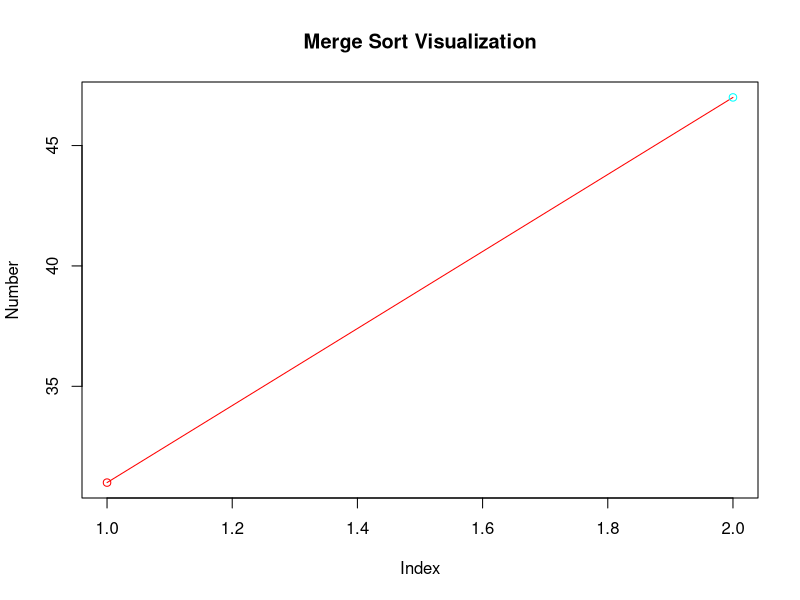
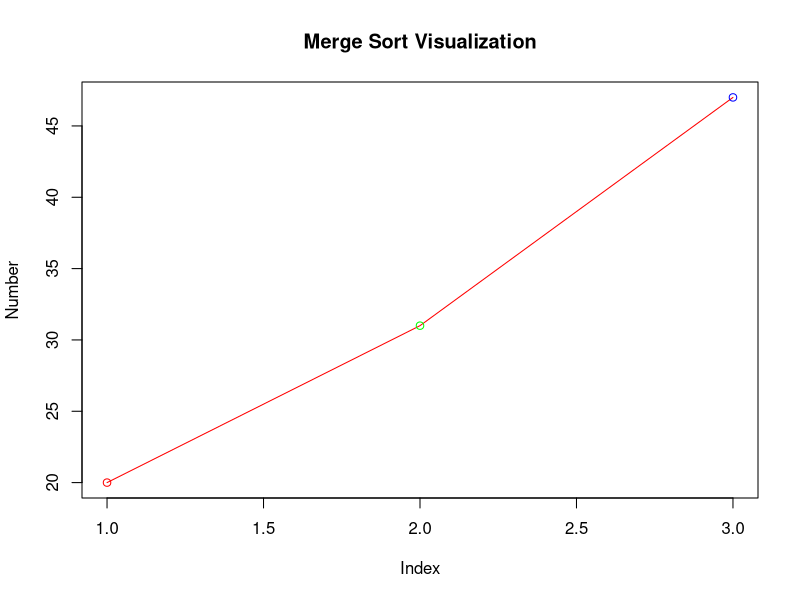
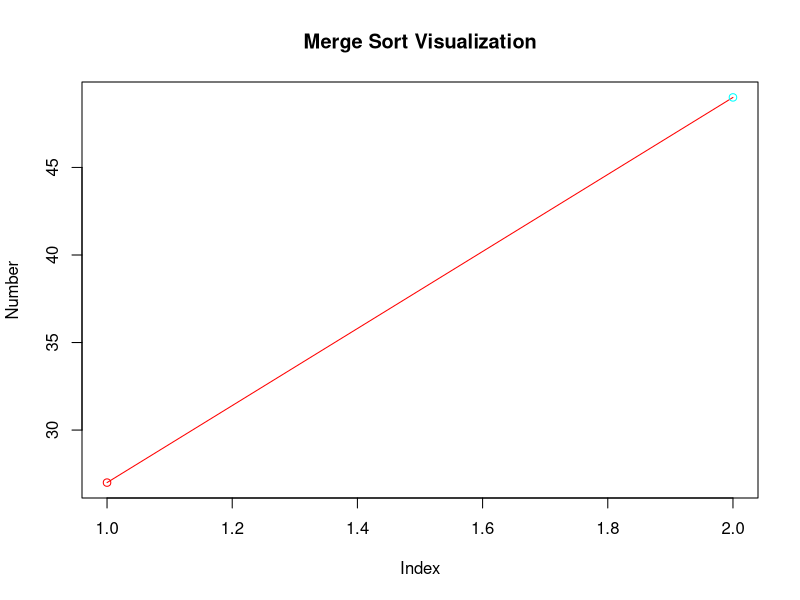
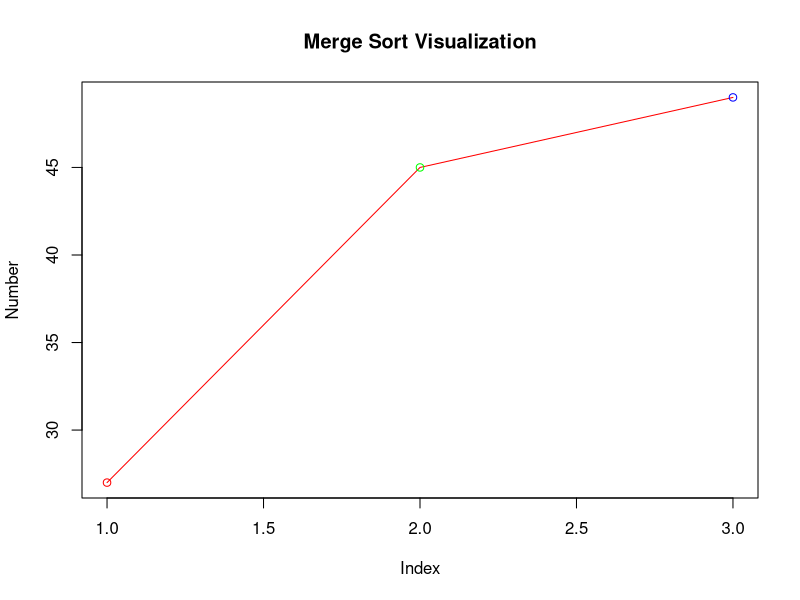
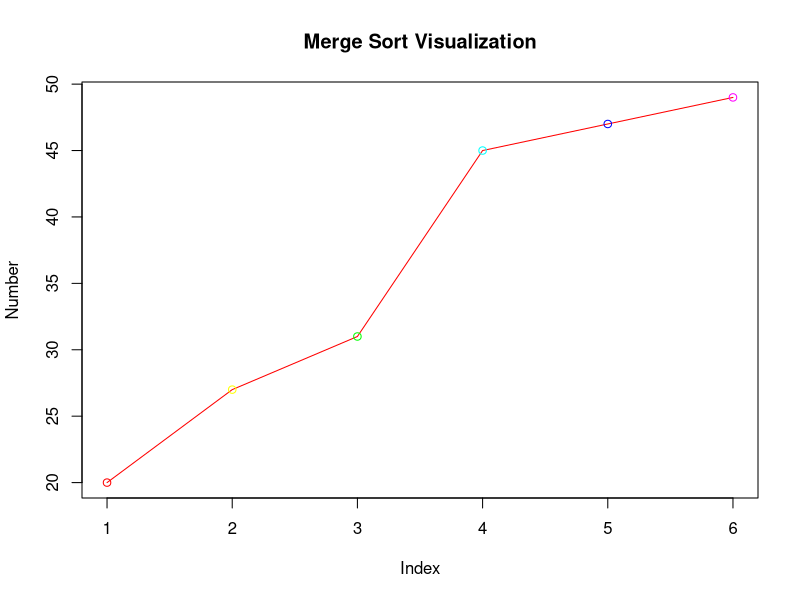
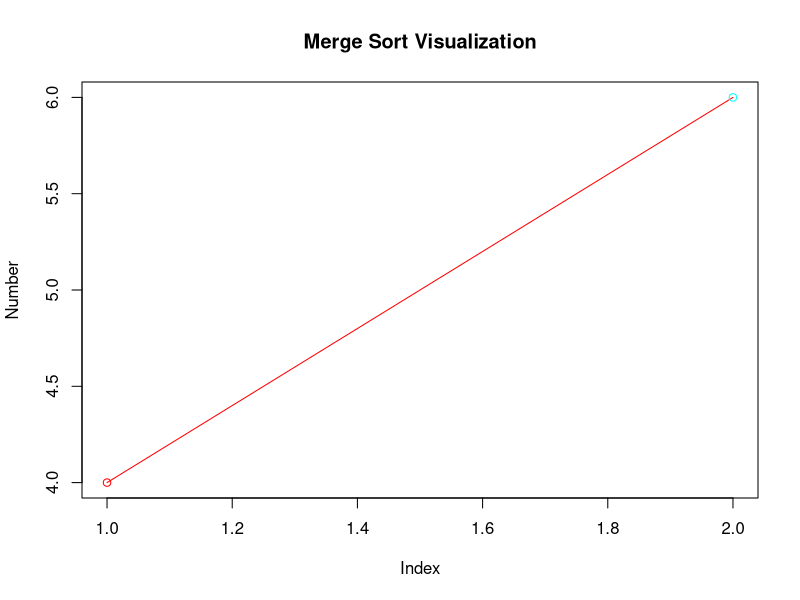
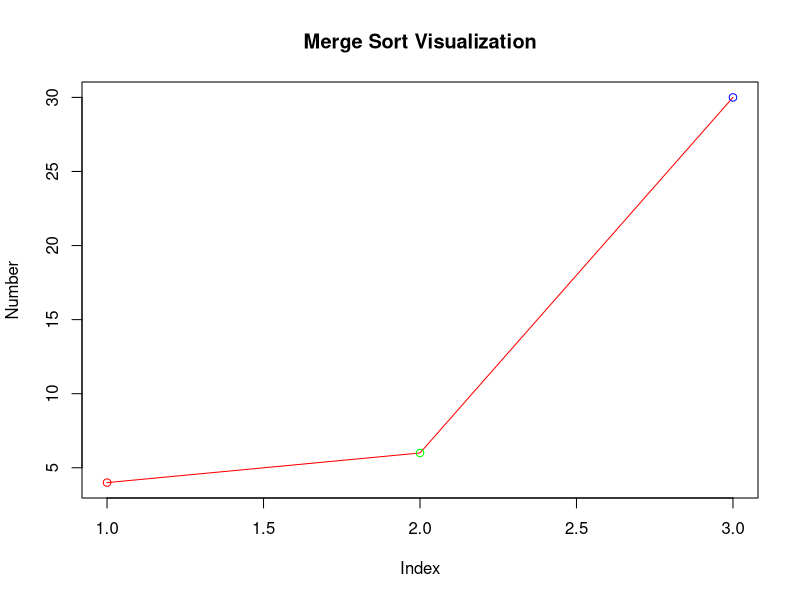
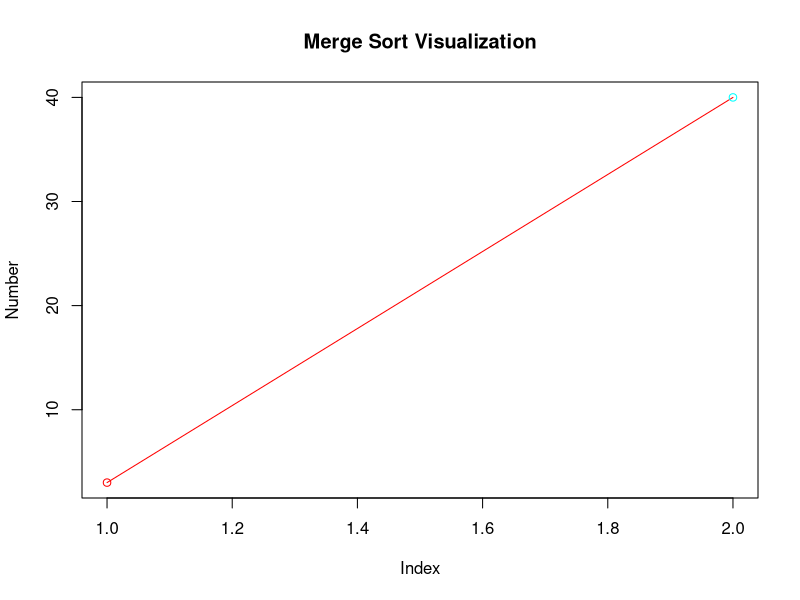

These figures' R source, in order:
#merge sort 
library(ggplot2)
# Define the merge sort function
i_vec <- seq(1, 50)
i_vec <- sample(i_vec)
print(i_vec)

merge_sort <- function(i_vec) {
  #If the vector has only one element, it is already sorted
  if (length(i_vec) <= 1) {
    return(i_vec)
  }
  
  # Recursive step: Divide vector into two halves
  middle <- length(i_vec) %/% 2
  left <- merge_sort(i_vec[1:middle])
  right <- merge_sort(i_vec[(middle + 1):length(i_vec)])
  
  # Merge the sorted halves
  merged_vec <- merge(left, right)
  
  # Plot the merged vector to visualize the sorting process
  plot(merged_vec, type='o', main = "Merge Sort Visualization", xlab = "Index", ylab = "Number", col = rainbow(length(merged_vec)))
  Sys.sleep(0.1)  # Add a delay to visualize the sorting process
  
  return(merged_vec)
}

# Define the merge function to merge two sorted vectors
merge <- function(left, right) {
  result <- numeric(length(left) + length(right))
  i <- 1
  j <- 1
  k <- 1
  
  # Compare elements from left and right vectors and merge them into the result
  while (i <= length(left) && j <= length(right)) {
    if (left[i] <= right[j]) {
      result[k] <- left[i]
      i <- i + 1
    } else {
      result[k] <- right[j]
      j <- j + 1
    }
    k <- k + 1
  }
  
  # Copy any remaining elements from left vector
  while (i <= length(left)) {
    result[k] <- left[i]
    i <- i + 1
    k <- k + 1
  }
  
  # Copy any remaining elements from right vector
  while (j <= length(right)) {
    result[k] <- right[j]
    j <- j + 1
    k <- k + 1
  }
  
  return(result)
}

# Example usage
vec <- merge_sort(i_vec)
print(vec)
